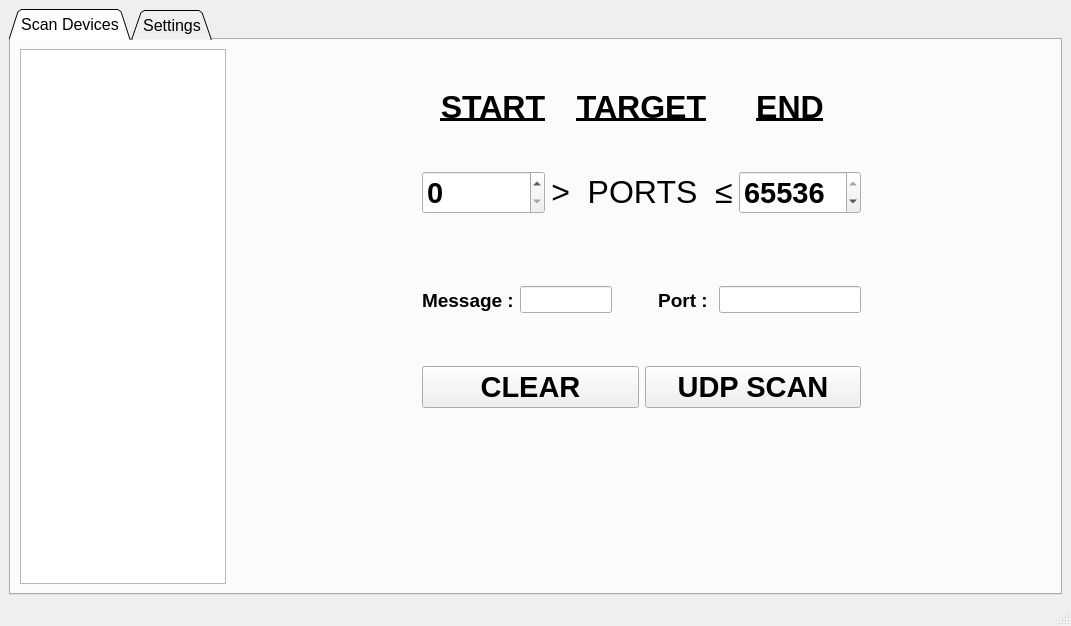
<?xml version="1.0" encoding="UTF-8"?>
<ui version="4.0">
 <class>broadcast</class>
 <widget class="QMainWindow" name="broadcast">
  <property name="windowModality">
   <enum>Qt::NonModal</enum>
  </property>
  <property name="geometry">
   <rect>
    <x>0</x>
    <y>0</y>
    <width>1071</width>
    <height>626</height>
   </rect>
  </property>
  <property name="sizePolicy">
   <sizepolicy hsizetype="Preferred" vsizetype="Preferred">
    <horstretch>0</horstretch>
    <verstretch>0</verstretch>
   </sizepolicy>
  </property>
  <property name="windowTitle">
   <string>broadcast</string>
  </property>
  <property name="autoFillBackground">
   <bool>false</bool>
  </property>
  <widget class="QWidget" name="centralwidget">
   <layout class="QGridLayout" name="gridLayout">
    <item row="0" column="1">
     <widget class="QTabWidget" name="broadCastTabs">
      <property name="sizePolicy">
       <sizepolicy hsizetype="Expanding" vsizetype="Expanding">
        <horstretch>0</horstretch>
        <verstretch>0</verstretch>
       </sizepolicy>
      </property>
      <property name="font">
       <font>
        <pointsize>12</pointsize>
       </font>
      </property>
      <property name="layoutDirection">
       <enum>Qt::LeftToRight</enum>
      </property>
      <property name="autoFillBackground">
       <bool>false</bool>
      </property>
      <property name="tabShape">
       <enum>QTabWidget::Triangular</enum>
      </property>
      <property name="currentIndex">
       <number>0</number>
      </property>
      <property name="iconSize">
       <size>
        <width>16</width>
        <height>16</height>
       </size>
      </property>
      <property name="documentMode">
       <bool>false</bool>
      </property>
      <widget class="QWidget" name="scanDevices">
       <attribute name="title">
        <string>Scan Devices</string>
       </attribute>
       <layout class="QGridLayout" name="gridLayout_2">
        <item row="0" column="3">
         <layout class="QGridLayout" name="scanDashboard">
          <property name="sizeConstraint">
           <enum>QLayout::SetDefaultConstraint</enum>
          </property>
          <property name="leftMargin">
           <number>40</number>
          </property>
          <property name="topMargin">
           <number>40</number>
          </property>
          <property name="rightMargin">
           <number>40</number>
          </property>
          <item row="1" column="0">
           <layout class="QGridLayout" name="gridLayout_5">
            <property name="sizeConstraint">
             <enum>QLayout::SetDefaultConstraint</enum>
            </property>
            <property name="topMargin">
             <number>0</number>
            </property>
            <property name="bottomMargin">
             <number>60</number>
            </property>
            <item row="0" column="0">
             <widget class="QSpinBox" name="startVariable">
              <property name="sizePolicy">
               <sizepolicy hsizetype="Minimum" vsizetype="Fixed">
                <horstretch>0</horstretch>
                <verstretch>0</verstretch>
               </sizepolicy>
              </property>
              <property name="sizeIncrement">
               <size>
                <width>0</width>
                <height>0</height>
               </size>
              </property>
              <property name="font">
               <font>
                <pointsize>22</pointsize>
                <bold>true</bold>
               </font>
              </property>
              <property name="autoFillBackground">
               <bool>false</bool>
              </property>
              <property name="frame">
               <bool>true</bool>
              </property>
              <property name="alignment">
               <set>Qt::AlignLeading|Qt::AlignLeft|Qt::AlignVCenter</set>
              </property>
              <property name="maximum">
               <number>65536</number>
              </property>
             </widget>
            </item>
            <item row="0" column="1">
             <widget class="QLabel" name="portText">
              <property name="enabled">
               <bool>true</bool>
              </property>
              <property name="sizePolicy">
               <sizepolicy hsizetype="Preferred" vsizetype="Fixed">
                <horstretch>0</horstretch>
                <verstretch>0</verstretch>
               </sizepolicy>
              </property>
              <property name="font">
               <font>
                <pointsize>24</pointsize>
                <italic>false</italic>
                <bold>false</bold>
                <underline>false</underline>
               </font>
              </property>
              <property name="layoutDirection">
               <enum>Qt::LeftToRight</enum>
              </property>
              <property name="text">
               <string>&gt;  PORTS  ≤</string>
              </property>
              <property name="alignment">
               <set>Qt::AlignCenter</set>
              </property>
             </widget>
            </item>
            <item row="0" column="2">
             <widget class="QSpinBox" name="endVariable">
              <property name="font">
               <font>
                <pointsize>22</pointsize>
                <bold>true</bold>
               </font>
              </property>
              <property name="alignment">
               <set>Qt::AlignLeading|Qt::AlignLeft|Qt::AlignVCenter</set>
              </property>
              <property name="maximum">
               <number>65536</number>
              </property>
              <property name="value">
               <number>65536</number>
              </property>
             </widget>
            </item>
           </layout>
          </item>
          <item row="0" column="0">
           <layout class="QGridLayout" name="headearLayout">
            <property name="sizeConstraint">
             <enum>QLayout::SetDefaultConstraint</enum>
            </property>
            <property name="bottomMargin">
             <number>40</number>
            </property>
            <item row="0" column="0">
             <widget class="QLabel" name="startText">
              <property name="minimumSize">
               <size>
                <width>0</width>
                <height>0</height>
               </size>
              </property>
              <property name="font">
               <font>
                <pointsize>24</pointsize>
                <bold>true</bold>
                <underline>true</underline>
               </font>
              </property>
              <property name="text">
               <string>START</string>
              </property>
              <property name="alignment">
               <set>Qt::AlignBottom|Qt::AlignHCenter</set>
              </property>
              <property name="buddy">
               <cstring>startVariable</cstring>
              </property>
             </widget>
            </item>
            <item row="0" column="1">
             <widget class="QLabel" name="targetText">
              <property name="font">
               <font>
                <pointsize>24</pointsize>
                <bold>true</bold>
                <underline>true</underline>
               </font>
              </property>
              <property name="text">
               <string>TARGET</string>
              </property>
              <property name="alignment">
               <set>Qt::AlignBottom|Qt::AlignHCenter</set>
              </property>
             </widget>
            </item>
            <item row="0" column="2">
             <widget class="QLabel" name="endText">
              <property name="font">
               <font>
                <pointsize>24</pointsize>
                <bold>true</bold>
                <underline>true</underline>
               </font>
              </property>
              <property name="text">
               <string>END</string>
              </property>
              <property name="alignment">
               <set>Qt::AlignBottom|Qt::AlignHCenter</set>
              </property>
              <property name="buddy">
               <cstring>endVariable</cstring>
              </property>
             </widget>
            </item>
           </layout>
          </item>
          <item row="3" column="0">
           <layout class="QHBoxLayout" name="buttonLayout">
            <property name="topMargin">
             <number>40</number>
            </property>
            <item>
             <widget class="QPushButton" name="clearButton">
              <property name="sizePolicy">
               <sizepolicy hsizetype="Minimum" vsizetype="Minimum">
                <horstretch>0</horstretch>
                <verstretch>0</verstretch>
               </sizepolicy>
              </property>
              <property name="font">
               <font>
                <pointsize>22</pointsize>
                <bold>true</bold>
               </font>
              </property>
              <property name="text">
               <string>CLEAR</string>
              </property>
             </widget>
            </item>
            <item>
             <widget class="QPushButton" name="scanButton">
              <property name="sizePolicy">
               <sizepolicy hsizetype="Minimum" vsizetype="Minimum">
                <horstretch>0</horstretch>
                <verstretch>0</verstretch>
               </sizepolicy>
              </property>
              <property name="font">
               <font>
                <pointsize>22</pointsize>
                <bold>true</bold>
               </font>
              </property>
              <property name="text">
               <string>UDP SCAN</string>
              </property>
             </widget>
            </item>
           </layout>
          </item>
          <item row="2" column="0">
           <layout class="QHBoxLayout" name="horizontalLayout_2">
            <item>
             <widget class="QLabel" name="message">
              <property name="font">
               <font>
                <pointsize>14</pointsize>
                <bold>true</bold>
               </font>
              </property>
              <property name="text">
               <string>Message :</string>
              </property>
              <property name="buddy">
               <cstring>messageText</cstring>
              </property>
             </widget>
            </item>
            <item>
             <widget class="QLineEdit" name="messageText">
              <property name="sizePolicy">
               <sizepolicy hsizetype="Expanding" vsizetype="Fixed">
                <horstretch>0</horstretch>
                <verstretch>0</verstretch>
               </sizepolicy>
              </property>
             </widget>
            </item>
            <item>
             <spacer name="verticalSpacer_3">
              <property name="orientation">
               <enum>Qt::Vertical</enum>
              </property>
              <property name="sizeHint" stdset="0">
               <size>
                <width>20</width>
                <height>40</height>
               </size>
              </property>
             </spacer>
            </item>
            <item>
             <spacer name="verticalSpacer_4">
              <property name="orientation">
               <enum>Qt::Vertical</enum>
              </property>
              <property name="sizeHint" stdset="0">
               <size>
                <width>20</width>
                <height>40</height>
               </size>
              </property>
             </spacer>
            </item>
            <item>
             <widget class="QLabel" name="label">
              <property name="font">
               <font>
                <pointsize>14</pointsize>
                <bold>true</bold>
               </font>
              </property>
              <property name="text">
               <string>Port : </string>
              </property>
              <property name="alignment">
               <set>Qt::AlignRight|Qt::AlignTrailing|Qt::AlignVCenter</set>
              </property>
             </widget>
            </item>
            <item>
             <widget class="QLineEdit" name="portValue">
              <property name="sizePolicy">
               <sizepolicy hsizetype="Fixed" vsizetype="Fixed">
                <horstretch>0</horstretch>
                <verstretch>0</verstretch>
               </sizepolicy>
              </property>
              <property name="readOnly">
               <bool>true</bool>
              </property>
             </widget>
            </item>
           </layout>
          </item>
         </layout>
        </item>
        <item row="0" column="4">
         <spacer name="horizontalSpacer_4">
          <property name="orientation">
           <enum>Qt::Horizontal</enum>
          </property>
          <property name="sizeType">
           <enum>QSizePolicy::Fixed</enum>
          </property>
          <property name="sizeHint" stdset="0">
           <size>
            <width>150</width>
            <height>20</height>
           </size>
          </property>
         </spacer>
        </item>
        <item row="1" column="3">
         <spacer name="verticalSpacer_7">
          <property name="orientation">
           <enum>Qt::Vertical</enum>
          </property>
          <property name="sizeHint" stdset="0">
           <size>
            <width>20</width>
            <height>40</height>
           </size>
          </property>
         </spacer>
        </item>
        <item row="0" column="1">
         <spacer name="horizontalSpacer_3">
          <property name="orientation">
           <enum>Qt::Horizontal</enum>
          </property>
          <property name="sizeType">
           <enum>QSizePolicy::Fixed</enum>
          </property>
          <property name="sizeHint" stdset="0">
           <size>
            <width>150</width>
            <height>20</height>
           </size>
          </property>
         </spacer>
        </item>
        <item row="0" column="0" rowspan="2">
         <widget class="QListWidget" name="portList"/>
        </item>
       </layout>
      </widget>
      <widget class="QWidget" name="settings">
       <attribute name="title">
        <string>Settings</string>
       </attribute>
       <layout class="QGridLayout" name="gridLayout_3">
        <item row="0" column="1">
         <spacer name="verticalSpacer_2">
          <property name="orientation">
           <enum>Qt::Vertical</enum>
          </property>
          <property name="sizeType">
           <enum>QSizePolicy::Fixed</enum>
          </property>
          <property name="sizeHint" stdset="0">
           <size>
            <width>20</width>
            <height>100</height>
           </size>
          </property>
         </spacer>
        </item>
        <item row="1" column="0">
         <spacer name="horizontalSpacer">
          <property name="orientation">
           <enum>Qt::Horizontal</enum>
          </property>
          <property name="sizeType">
           <enum>QSizePolicy::Fixed</enum>
          </property>
          <property name="sizeHint" stdset="0">
           <size>
            <width>160</width>
            <height>20</height>
           </size>
          </property>
         </spacer>
        </item>
        <item row="1" column="1">
         <layout class="QVBoxLayout" name="verticalLayout_4">
          <item>
           <layout class="QHBoxLayout" name="horizontalLayout">
            <item>
             <layout class="QVBoxLayout" name="verticalLayout_5">
              <item>
               <widget class="QLabel" name="label_5">
                <property name="font">
                 <font>
                  <pointsize>20</pointsize>
                  <bold>true</bold>
                  <underline>true</underline>
                 </font>
                </property>
                <property name="text">
                 <string>Protocol</string>
                </property>
                <property name="alignment">
                 <set>Qt::AlignLeading|Qt::AlignLeft|Qt::AlignVCenter</set>
                </property>
               </widget>
              </item>
              <item>
               <widget class="QRadioButton" name="radioButton">
                <property name="font">
                 <font>
                  <pointsize>14</pointsize>
                 </font>
                </property>
                <property name="text">
                 <string>UDP</string>
                </property>
                <property name="checked">
                 <bool>true</bool>
                </property>
               </widget>
              </item>
              <item>
               <widget class="QRadioButton" name="radioButton_2">
                <property name="font">
                 <font>
                  <pointsize>14</pointsize>
                 </font>
                </property>
                <property name="text">
                 <string>SERIAL</string>
                </property>
               </widget>
              </item>
              <item>
               <widget class="QRadioButton" name="radioButton_3">
                <property name="font">
                 <font>
                  <pointsize>14</pointsize>
                 </font>
                </property>
                <property name="text">
                 <string>HTTP</string>
                </property>
               </widget>
              </item>
             </layout>
            </item>
            <item>
             <layout class="QVBoxLayout" name="verticalLayout">
              <item>
               <layout class="QGridLayout" name="gridLayout_7">
                <item row="0" column="0">
                 <widget class="QLabel" name="label_17">
                  <property name="font">
                   <font>
                    <pointsize>14</pointsize>
                    <bold>true</bold>
                   </font>
                  </property>
                  <property name="text">
                   <string>Device IP</string>
                  </property>
                 </widget>
                </item>
                <item row="1" column="0">
                 <widget class="QLineEdit" name="lineEdit_7"/>
                </item>
               </layout>
              </item>
              <item>
               <layout class="QVBoxLayout" name="verticalLayout_7">
                <item>
                 <widget class="QLabel" name="label_16">
                  <property name="font">
                   <font>
                    <pointsize>14</pointsize>
                    <bold>true</bold>
                   </font>
                  </property>
                  <property name="text">
                   <string>Device Port</string>
                  </property>
                 </widget>
                </item>
                <item>
                 <widget class="QLineEdit" name="lineEdit_6"/>
                </item>
               </layout>
              </item>
             </layout>
            </item>
            <item>
             <layout class="QVBoxLayout" name="verticalLayout_2">
              <item>
               <layout class="QGridLayout" name="gridLayout_9">
                <item row="0" column="0">
                 <widget class="QLabel" name="label_13">
                  <property name="font">
                   <font>
                    <pointsize>14</pointsize>
                    <bold>true</bold>
                   </font>
                  </property>
                  <property name="text">
                   <string>Interval</string>
                  </property>
                 </widget>
                </item>
                <item row="1" column="0">
                 <widget class="QLineEdit" name="lineEdit_4"/>
                </item>
               </layout>
              </item>
              <item>
               <layout class="QVBoxLayout" name="verticalLayout_3">
                <item>
                 <widget class="QLabel" name="label_14">
                  <property name="font">
                   <font>
                    <pointsize>14</pointsize>
                    <bold>true</bold>
                   </font>
                  </property>
                  <property name="text">
                   <string>Timeout</string>
                  </property>
                 </widget>
                </item>
                <item>
                 <widget class="QLineEdit" name="lineEdit_3"/>
                </item>
               </layout>
              </item>
             </layout>
            </item>
           </layout>
          </item>
          <item>
           <widget class="QPushButton" name="testButton">
            <property name="font">
             <font>
              <pointsize>16</pointsize>
             </font>
            </property>
            <property name="text">
             <string>Test</string>
            </property>
           </widget>
          </item>
         </layout>
        </item>
        <item row="1" column="2">
         <spacer name="horizontalSpacer_2">
          <property name="orientation">
           <enum>Qt::Horizontal</enum>
          </property>
          <property name="sizeType">
           <enum>QSizePolicy::Fixed</enum>
          </property>
          <property name="sizeHint" stdset="0">
           <size>
            <width>160</width>
            <height>20</height>
           </size>
          </property>
         </spacer>
        </item>
        <item row="2" column="1">
         <spacer name="verticalSpacer">
          <property name="orientation">
           <enum>Qt::Vertical</enum>
          </property>
          <property name="sizeType">
           <enum>QSizePolicy::Fixed</enum>
          </property>
          <property name="sizeHint" stdset="0">
           <size>
            <width>20</width>
            <height>100</height>
           </size>
          </property>
         </spacer>
        </item>
       </layout>
      </widget>
     </widget>
    </item>
   </layout>
  </widget>
  <widget class="QStatusBar" name="statusbar"/>
 </widget>
 <resources/>
 <connections/>
</ui>
